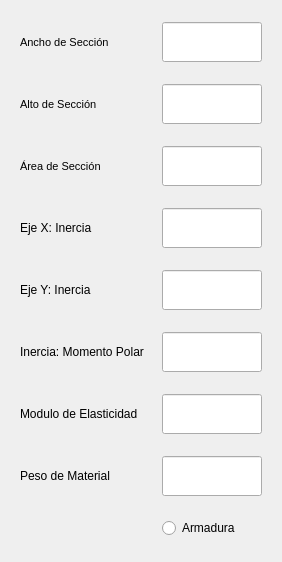
<?xml version="1.0" encoding="UTF-8"?>
<ui version="4.0">
 <class>Form</class>
 <widget class="QWidget" name="Form">
  <property name="geometry">
   <rect>
    <x>0</x>
    <y>0</y>
    <width>282</width>
    <height>562</height>
   </rect>
  </property>
  <property name="windowTitle">
   <string>Form</string>
  </property>
  <layout class="QVBoxLayout" name="verticalLayout">
   <item>
    <widget class="QFrame" name="concrete_group">
     <layout class="QGridLayout" name="gridLayout_2">
      <property name="verticalSpacing">
       <number>20</number>
      </property>
      <item row="6" column="0">
       <widget class="QLabel" name="label_2">
        <property name="text">
         <string>Eje Y: Inercia</string>
        </property>
       </widget>
      </item>
      <item row="4" column="1">
       <widget class="QLineEdit" name="input_area_val">
        <property name="minimumSize">
         <size>
          <width>0</width>
          <height>40</height>
         </size>
        </property>
        <property name="maximumSize">
         <size>
          <width>100</width>
          <height>40</height>
         </size>
        </property>
        <property name="layoutDirection">
         <enum>Qt::RightToLeft</enum>
        </property>
        <property name="inputMethodHints">
         <set>Qt::ImhDigitsOnly|Qt::ImhFormattedNumbersOnly</set>
        </property>
        <property name="text">
         <string/>
        </property>
       </widget>
      </item>
      <item row="5" column="1">
       <widget class="QLineEdit" name="input_izz_val">
        <property name="minimumSize">
         <size>
          <width>0</width>
          <height>40</height>
         </size>
        </property>
        <property name="maximumSize">
         <size>
          <width>100</width>
          <height>16777215</height>
         </size>
        </property>
        <property name="layoutDirection">
         <enum>Qt::RightToLeft</enum>
        </property>
       </widget>
      </item>
      <item row="11" column="1">
       <widget class="QRadioButton" name="input_armour_val">
        <property name="text">
         <string>Armadura</string>
        </property>
       </widget>
      </item>
      <item row="4" column="0">
       <widget class="QLabel" name="lab_con_anc">
        <property name="font">
         <font>
          <pointsize>8</pointsize>
          <weight>50</weight>
          <bold>false</bold>
         </font>
        </property>
        <property name="text">
         <string>Área de Sección</string>
        </property>
       </widget>
      </item>
      <item row="7" column="1">
       <widget class="QLineEdit" name="input_j_val">
        <property name="minimumSize">
         <size>
          <width>0</width>
          <height>40</height>
         </size>
        </property>
        <property name="maximumSize">
         <size>
          <width>100</width>
          <height>16777215</height>
         </size>
        </property>
        <property name="layoutDirection">
         <enum>Qt::RightToLeft</enum>
        </property>
       </widget>
      </item>
      <item row="7" column="0">
       <widget class="QLabel" name="label_3">
        <property name="text">
         <string>Inercia: Momento Polar</string>
        </property>
       </widget>
      </item>
      <item row="8" column="1">
       <widget class="QLineEdit" name="input_e_val">
        <property name="minimumSize">
         <size>
          <width>0</width>
          <height>40</height>
         </size>
        </property>
        <property name="maximumSize">
         <size>
          <width>100</width>
          <height>16777215</height>
         </size>
        </property>
       </widget>
      </item>
      <item row="9" column="1">
       <widget class="QLineEdit" name="input_pmat_val">
        <property name="minimumSize">
         <size>
          <width>0</width>
          <height>40</height>
         </size>
        </property>
        <property name="maximumSize">
         <size>
          <width>100</width>
          <height>16777215</height>
         </size>
        </property>
       </widget>
      </item>
      <item row="5" column="0">
       <widget class="QLabel" name="label">
        <property name="text">
         <string>Eje X: Inercia</string>
        </property>
       </widget>
      </item>
      <item row="6" column="1">
       <widget class="QLineEdit" name="input_iyy_val">
        <property name="minimumSize">
         <size>
          <width>0</width>
          <height>40</height>
         </size>
        </property>
        <property name="maximumSize">
         <size>
          <width>100</width>
          <height>16777215</height>
         </size>
        </property>
        <property name="layoutDirection">
         <enum>Qt::RightToLeft</enum>
        </property>
       </widget>
      </item>
      <item row="1" column="0">
       <widget class="QLabel" name="lab_zap_anch">
        <property name="font">
         <font>
          <pointsize>8</pointsize>
          <weight>50</weight>
          <bold>false</bold>
         </font>
        </property>
        <property name="text">
         <string>Ancho de Sección</string>
        </property>
       </widget>
      </item>
      <item row="3" column="1">
       <widget class="QLineEdit" name="input_h_val">
        <property name="minimumSize">
         <size>
          <width>0</width>
          <height>40</height>
         </size>
        </property>
        <property name="maximumSize">
         <size>
          <width>100</width>
          <height>40</height>
         </size>
        </property>
        <property name="layoutDirection">
         <enum>Qt::RightToLeft</enum>
        </property>
        <property name="inputMethodHints">
         <set>Qt::ImhDigitsOnly|Qt::ImhFormattedNumbersOnly</set>
        </property>
       </widget>
      </item>
      <item row="3" column="0">
       <widget class="QLabel" name="lab_zap_alt">
        <property name="font">
         <font>
          <pointsize>8</pointsize>
          <weight>50</weight>
          <bold>false</bold>
         </font>
        </property>
        <property name="text">
         <string>Alto de Sección</string>
        </property>
       </widget>
      </item>
      <item row="8" column="0">
       <widget class="QLabel" name="label_4">
        <property name="text">
         <string>Modulo de Elasticidad</string>
        </property>
       </widget>
      </item>
      <item row="9" column="0">
       <widget class="QLabel" name="label_5">
        <property name="text">
         <string>Peso de Material</string>
        </property>
       </widget>
      </item>
      <item row="1" column="1">
       <widget class="QLineEdit" name="input_b_val">
        <property name="minimumSize">
         <size>
          <width>0</width>
          <height>40</height>
         </size>
        </property>
        <property name="maximumSize">
         <size>
          <width>100</width>
          <height>40</height>
         </size>
        </property>
        <property name="layoutDirection">
         <enum>Qt::RightToLeft</enum>
        </property>
        <property name="inputMethodHints">
         <set>Qt::ImhDigitsOnly|Qt::ImhFormattedNumbersOnly</set>
        </property>
       </widget>
      </item>
     </layout>
    </widget>
   </item>
  </layout>
 </widget>
 <resources/>
 <connections/>
</ui>
